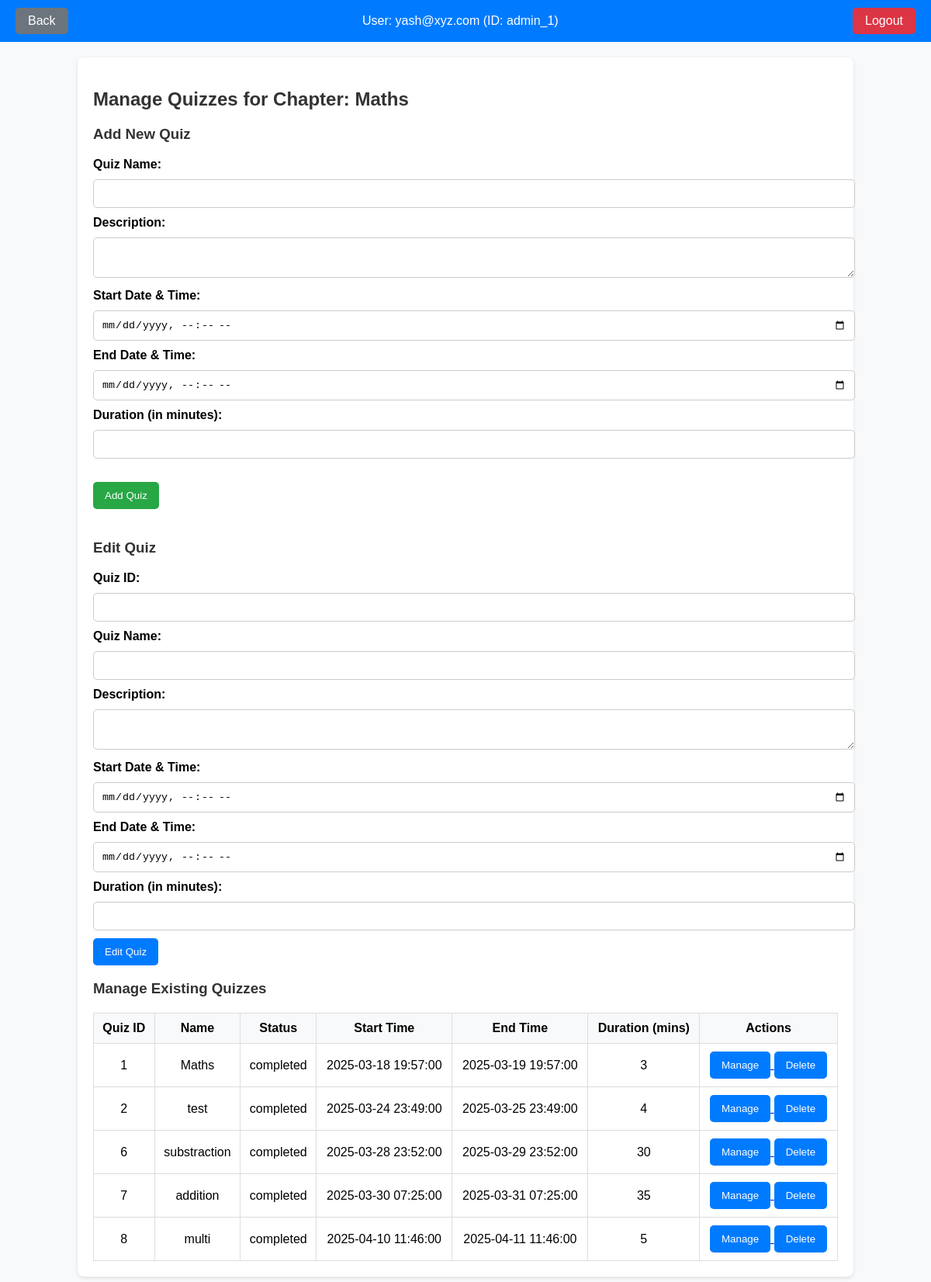
/admin/dashboard/subject/1/chapter/1/quiz (signed in), run on the app's committed database.
### controllers/model.py (models this page shows)
class Admin(db.Model):
    __tablename__ = 'Admin'
    id = db.Column(db.Integer, primary_key=True, autoincrement=True)
    name = db.Column(db.String(100), nullable=False)
    email = db.Column(db.String(120), nullable=False, unique=True)
    password = db.Column(db.String(255), nullable=False)

class Chapter(db.Model):
    __tablename__ = 'Chapter'
    id = db.Column(db.Integer, primary_key=True, autoincrement=True)
    name = db.Column(db.String(100), nullable=False)
    description = db.Column(db.Text)
    subject_id = db.Column(db.Integer, db.ForeignKey('Subject.id', ondelete='CASCADE'), nullable=False)

class Quiz(db.Model):
    __tablename__ = 'Quiz'
    id = db.Column(db.Integer, primary_key=True, autoincrement=True)
    name = db.Column(db.String(100), nullable=False)
    description = db.Column(db.Text)
    chapter_id = db.Column(db.Integer, db.ForeignKey('Chapter.id', ondelete='CASCADE'), nullable=False)
    create_date = db.Column(db.DateTime, default=datetime.now(timezone.utc))
    startline = db.Column(db.DateTime, nullable=False)
    total_score = db.Column(db.Integer, nullable=False,default =0)
    duration = db.Column(db.Integer, nullable=False)
    deadline = db.Column(db.DateTime, nullable=False)
    status = db.Column(db.String(50), nullable=False, default="draft")
    approved = db.Column(db.Boolean, nullable=False, default=False)
    user_answers = db.relationship('UserAnswer', back_populates='quiz')

### app.py (the view)
@app.route('/admin/dashboard/subject/<int:subject_id>/chapter/<int:chapter_id>/quiz',methods =['GET','POST'])
@login_required
def manage_quiz(subject_id, chapter_id):
    return manage_Quiz(subject_id, chapter_id)

### app.py (called while the page is built)
@login_manager.user_loader
def load_user(user_id):
    role, user_id = user_id.split("_")
    if role == 'admin':
        admin = Admin.query.get(int(user_id))
        if admin:
            return UserLogin(f"admin_{admin.id}", "admin",admin.email)
    elif role == 'user':
        user = User.query.get(int(user_id))
        if user:
            return UserLogin(f"user_{user.id}", "user",user.email)
    return None

### controllers/admin.py (called while the page is built, shortened)
def manage_Quiz(subject_id, chapter_id):
    if current_user.role != "admin":
        return redirect(url_for('home'))
    subject = Subject.query.get_or_404(subject_id)
    chapter = Chapter.query.get_or_404(chapter_id)
    if chapter.subject_id != subject.id :
        flash("Invalid request. Please check your data.", "error")
        return redirect(url_for('admin_chapter',subject_id=subject_id))
    elif request.method == 'GET':
        quizzes = Quiz.query.filter_by(chapter_id=chapter_id).order_by(db.case((Quiz.status == "draft", 1),(Quiz.status == "scheduled", 2),(Quiz.status == "ongoing", 3),(Quiz.status == "completed", 4)),Quiz.startline).all()
        return render_template('admin/manage_quiz.html',subject_id=subject_id,chapter=chapter,quizzes=quizzes)

### templates/admin/manage_quiz.html (shortened to what this page needs)
<!DOCTYPE html>
<html lang="en">
<head>
</head>
<body>
    <div class="header">
        <a href="{{ url_for('admin_quiz',subject_id=subject_id,chapter_id=chapter.id,quiz_id=quiz_id) }}"
            class="back-btn">Back</a>
        <div class="user-info">
            <span>User: {{ current_user.email }} (ID: {{ current_user.id }})</span>
        </div>
        <a href="{{ url_for('logout') }}" class="logout-btn">Logout</a>
    </div>
    <div class="container">
        <h2>Manage Quizzes for Chapter: {{ chapter.name }}</h2>
        <h3>Add New Quiz</h3>
        <form action="/admin/dashboard/subject/{{ subject_id }}/chapter/{{ chapter.id }}/quiz" method="POST">
            <label for="name">Quiz Name:</label>
            <input type="text" id="name" name="name" required>
            <label for="description">Description:</label>
            <textarea id="description" name="description" required></textarea>
            <label for="startline">Start Date & Time:</label>
            <input type="datetime-local" id="startline" name="startline" required>
            <label for="deadline">End Date & Time:</label>
            <input type="datetime-local" id="deadline" name="deadline" required>
            <label for="duration">Duration (in minutes):</label>
            <input type="number" id="duration" name="duration" required>
            <button type="submit" class="add-quiz-button">Add Quiz</button>
        </form>
        <h3>Edit Quiz</h3>
        <form action="/admin/dashboard/subject/{{ subject_id }}/chapter/{{ chapter.id }}/quiz" method="POST">
            <label for="edit_quiz_id">Quiz ID:</label>
            <input type="number" id="edit_quiz_id" name="quiz_id" required>
            <label for="name">Quiz Name:</label>
            <input type="text" id="name" name="name" required>
            <label for="description">Description:</label>
            <textarea id="description" name="description" required></textarea>
            <label for="startline">Start Date & Time:</label>
            <input type="datetime-local" id="startline" name="startline" required>
            <label for="deadline">End Date & Time:</label>
            <input type="datetime-local" id="deadline" name="deadline" required>
            <label for="duration">Duration (in minutes):</label>
            <input type="number" id="duration" name="duration" required>
            <button type="submit" class="edit-quiz-button">Edit Quiz</button>
        </form>
        <h3>Manage Existing Quizzes</h3>
        <table>
            <thead>
                <tr>
                    <th>Quiz ID</th>
                    <th>Name</th>
                    <th>Status</th>
                    <th>Start Time</th>
                    <th>End Time</th>
                    <th>Duration (mins)</th>
                    <th>Actions</th>
                </tr>
            </thead>
            <tbody>
                {% for quiz in quizzes %}
                <tr>
                    <td>{{ quiz.id }}</td>
                    <td>{{ quiz.name }}</td>
                    <td>{{ quiz.status }}</td>
                    <td>{{ quiz.startline }}</td>
                    <td>{{ quiz.deadline }}</td>
                    <td>{{ quiz.duration }}</td>
                    <td>
                        <a href="/admin/dashboard/subject/{{ subject_id }}/chapter/{{ chapter.id }}/quiz/{{ quiz.id }}">
                            <button class="manage-button">Manage</button>
                        </a>
                        <form action="/admin/dashboard/subject/{{ subject_id }}/chapter/{{ chapter.id }}/quiz"
                            method="POST" style="display:inline;">
                            <button type="submit"
                                onclick="return confirm('Are you sure you want to delete this quiz?')">Delete</button>
                        </form>
                    </td>
                </tr>
                {% endfor %}
            </tbody>
        </table>
    </div>
</body>
</html>

### templates/admin/manage_quiz.html (style rules this page uses)
body { font-family: Arial, sans-serif; margin: 0; padding: 0; background-color: #f8f9fa; }
.container { width: 80%; margin: 20px auto; background-color: white; padding: 20px; border-radius: 8px; box-shadow: 0 2px 5px rgba(0, 0, 0, 0.1); }
h2, h3 { color: #333; }
label { font-weight: bold; }
input, textarea { width: 100%; padding: 10px; margin: 10px 0; border: 1px solid #ccc; border-radius: 5px; }
button { padding: 10px 15px; border: none; background-color: #007bff; color: white; border-radius: 5px; cursor: pointer; }
table { width: 100%; border-collapse: collapse; margin-top: 20px; }
th, td { padding: 10px; border: 1px solid #ddd; text-align: center; }
th { background-color: #f8f9fa; }
.add-quiz-button { margin: 20px 0; background-color: #28a745; }
.manage-button { padding: 10px 15px; border: none; background-color: #007bff; color: white; border-radius: 5px; cursor: pointer; }
.header { display: flex; justify-content: space-between; align-items: center; padding: 10px 20px; background-color: #007bff; color: white; }
.header .user-info { font-size: 16px; }
.logout-btn { background-color: #dc3545; padding: 8px 16px; border-radius: 5px; text-decoration: none; color: white; }
.header .back-btn { background-color: #6c757d; padding: 8px 16px; border-radius: 5px; text-decoration: none; color: white; }

### data on the page
Admin: email "yash@xyz.com"
Chapter: name "Maths"
Quiz: id "1", name "Maths", status "completed", startline "2025-03-18 19:57:00", deadline "2025-03-19 19:57:00", duration "3"
Quiz: id "2", name "test", status "completed", startline "2025-03-24 23:49:00", deadline "2025-03-25 23:49:00", duration "4"
Quiz: id "6", name "substraction", status "completed", startline "2025-03-28 23:52:00", deadline "2025-03-29 23:52:00", duration "30"
Quiz: id "7", name "addition", status "completed", startline "2025-03-30 07:25:00", deadline "2025-03-31 07:25:00", duration "35"
Quiz: id "8", name "multi", status "completed", startline "2025-04-10 11:46:00", deadline "2025-04-11 11:46:00", duration "5"

### other printed values
{{ current_user.id }} "admin_1"
